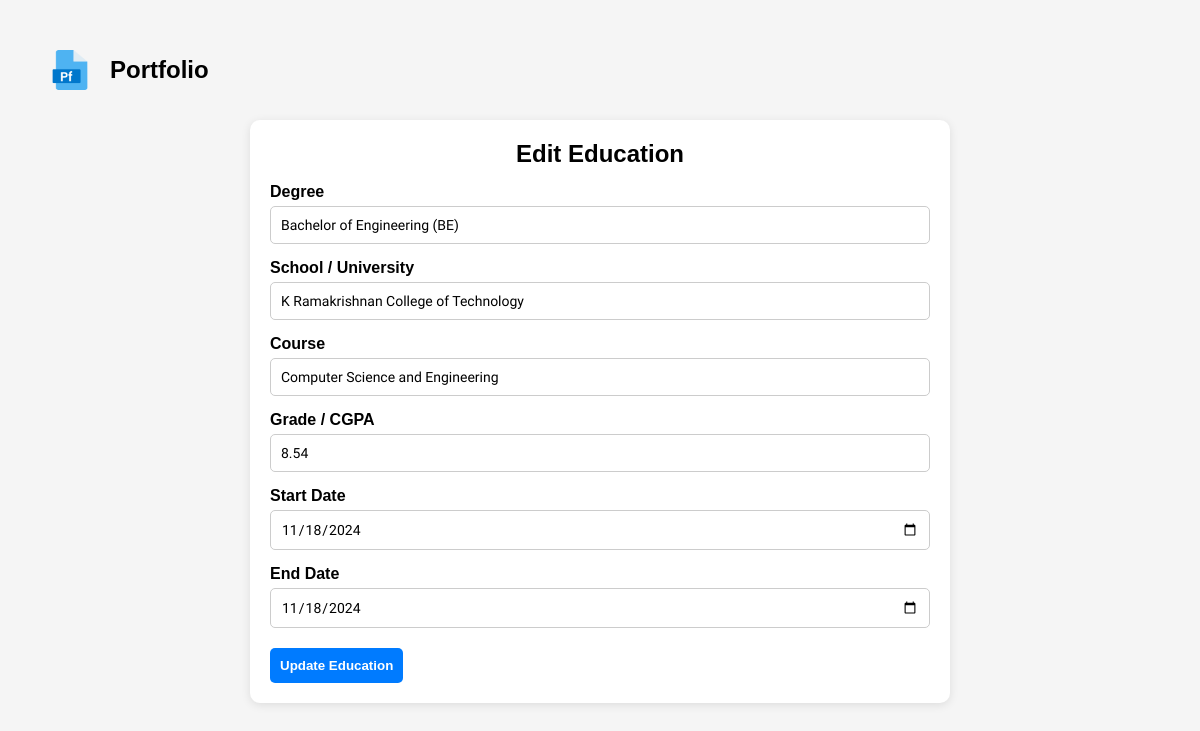
The app's page /edit_education/1/ (signed in), older data.
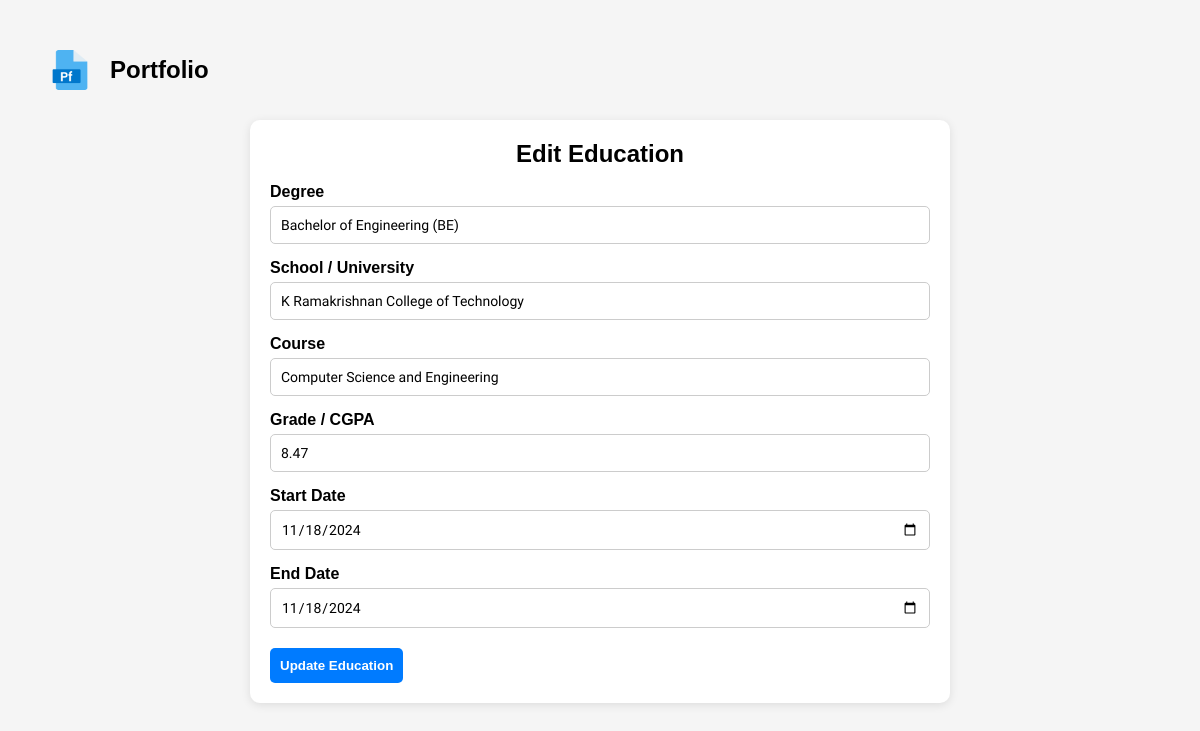
The same page, newer data.
### portfolio/models.py (models this page shows, shortened)
class Education(models.Model):
    user_profile = models.ForeignKey(
        UserProfile,
        on_delete=models.CASCADE,
        related_name="educations",
        verbose_name="User Profile"
    )
    degree = models.CharField(max_length=100, verbose_name="Degree")
    school_name = models.CharField(max_length=200, verbose_name="School/University")
    grade = models.CharField(max_length=50, verbose_name="Grade or CGPA")
    course = models.CharField(max_length=100, verbose_name="Course")
    start_date = models.DateField(verbose_name="Start Date")
    end_date = models.DateField(null=True, blank=True, verbose_name="End Date")

### portfolio/views.py (the view, shortened to what this page needs)
# urls.py: path('edit_education/<int:id>/', views.edit_education, name="edit_education"),
def edit_education(request, id):
    user_profile = get_object_or_404(UserProfile, user=request.user)
    education = get_object_or_404(Education, id=id, user_profile=user_profile)
    return render(request, "forms/edit_education.html", {'education': education})

### template/forms/edit_education.html (shortened to what this page needs)
{% extends './base_form.html' %}
{% load static %}
{% block stylesheet %}
<link rel="stylesheet" href="{% static 'css/base_form.css' %}">
<link rel="stylesheet" href="{% static 'css/edit_profile.css' %}">
{% endblock %}
{% block form %}
<div class="form-container">
    <h2>Edit Education</h2>
    <form action="{% url 'edit_education' education.id %}" method="POST">
        <label for="degree">Degree</label>
        <input type="text" id="degree" name="degree" value="{{ education.degree }}" placeholder="e.g., Bachelor of Engineering (BE)" required>
        <label for="school_name">School / University</label>
        <input type="text" id="school_name" name="school_name" value="{{ education.school_name }}" placeholder="e.g., K Ramakrishnan College of Technology" required>
        <label for="course">Course</label>
        <input type="text" id="course" name="course" value="{{ education.course }}" placeholder="e.g., Computer Science and Engineering" required>
        <label for="grade">Grade / CGPA</label>
        <input type="text" id="grade" name="grade" value="{{ education.grade }}" placeholder="e.g., 8.54" required>
        <label for="start_date">Start Date</label>
        <input type="date" id="start_date" name="start_date" value="{{ education.start_date|date:'Y-m-d' }}" required>
        <label for="end_date">End Date</label>
        <input type="date" id="end_date" name="end_date" value="{{ education.end_date|date:'Y-m-d' }}">
        <button type="submit">Update Education</button>
    </form>
</div>
{% endblock %}

Row changes from the older to the newer data that the page shows:
changed Education "Bachelor of Engineering (BE)": grade "8.54" → "8.47"
